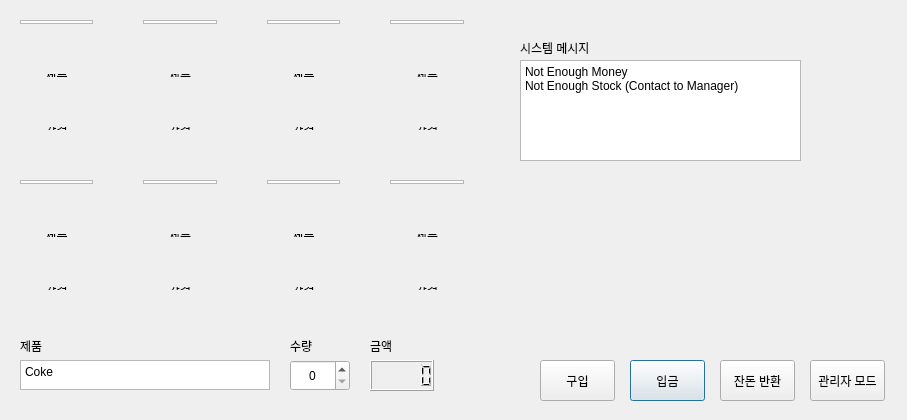
<?xml version="1.0" encoding="UTF-8"?>
<ui version="4.0">
 <class>Dialog</class>
 <widget class="QDialog" name="Dialog">
  <property name="geometry">
   <rect>
    <x>0</x>
    <y>0</y>
    <width>907</width>
    <height>420</height>
   </rect>
  </property>
  <property name="windowTitle">
   <string>Dialog</string>
  </property>
  <widget class="QWidget" name="gridLayoutWidget">
   <property name="geometry">
    <rect>
     <x>20</x>
     <y>20</y>
     <width>444</width>
     <height>270</height>
    </rect>
   </property>
   <layout class="QGridLayout" name="gridLayout">
    <property name="spacing">
     <number>50</number>
    </property>
    <item row="0" column="3">
     <layout class="QVBoxLayout" name="verticalLayout_2">
      <item>
       <widget class="QGraphicsView" name="graphicsView_2"/>
      </item>
      <item>
       <widget class="QLabel" name="label_3">
        <property name="text">
         <string>제품</string>
        </property>
        <property name="alignment">
         <set>Qt::AlignCenter</set>
        </property>
       </widget>
      </item>
      <item>
       <widget class="QLabel" name="label_4">
        <property name="text">
         <string>가격</string>
        </property>
        <property name="alignment">
         <set>Qt::AlignCenter</set>
        </property>
       </widget>
      </item>
     </layout>
    </item>
    <item row="0" column="1">
     <layout class="QVBoxLayout" name="verticalLayout_4">
      <item>
       <widget class="QGraphicsView" name="graphicsView_4"/>
      </item>
      <item>
       <widget class="QLabel" name="label_7">
        <property name="text">
         <string>제품</string>
        </property>
        <property name="alignment">
         <set>Qt::AlignCenter</set>
        </property>
       </widget>
      </item>
      <item>
       <widget class="QLabel" name="label_8">
        <property name="text">
         <string>가격</string>
        </property>
        <property name="alignment">
         <set>Qt::AlignCenter</set>
        </property>
       </widget>
      </item>
     </layout>
    </item>
    <item row="0" column="0">
     <layout class="QVBoxLayout" name="verticalLayout_5">
      <item>
       <widget class="QGraphicsView" name="graphicsView_5"/>
      </item>
      <item>
       <widget class="QLabel" name="label_9">
        <property name="text">
         <string>제품</string>
        </property>
        <property name="alignment">
         <set>Qt::AlignCenter</set>
        </property>
       </widget>
      </item>
      <item>
       <widget class="QLabel" name="label_10">
        <property name="text">
         <string>가격</string>
        </property>
        <property name="alignment">
         <set>Qt::AlignCenter</set>
        </property>
       </widget>
      </item>
     </layout>
    </item>
    <item row="0" column="2">
     <layout class="QVBoxLayout" name="verticalLayout_3">
      <item>
       <widget class="QGraphicsView" name="graphicsView_3"/>
      </item>
      <item>
       <widget class="QLabel" name="label_5">
        <property name="text">
         <string>제품</string>
        </property>
        <property name="alignment">
         <set>Qt::AlignCenter</set>
        </property>
       </widget>
      </item>
      <item>
       <widget class="QLabel" name="label_6">
        <property name="text">
         <string>가격</string>
        </property>
        <property name="alignment">
         <set>Qt::AlignCenter</set>
        </property>
       </widget>
      </item>
     </layout>
    </item>
    <item row="1" column="0">
     <layout class="QVBoxLayout" name="verticalLayout_6">
      <item>
       <widget class="QGraphicsView" name="graphicsView_6"/>
      </item>
      <item>
       <widget class="QLabel" name="label_11">
        <property name="text">
         <string>제품</string>
        </property>
        <property name="alignment">
         <set>Qt::AlignCenter</set>
        </property>
       </widget>
      </item>
      <item>
       <widget class="QLabel" name="label_12">
        <property name="text">
         <string>가격</string>
        </property>
        <property name="alignment">
         <set>Qt::AlignCenter</set>
        </property>
       </widget>
      </item>
     </layout>
    </item>
    <item row="1" column="1">
     <layout class="QVBoxLayout" name="verticalLayout_7">
      <item>
       <widget class="QGraphicsView" name="graphicsView_7"/>
      </item>
      <item>
       <widget class="QLabel" name="label_13">
        <property name="text">
         <string>제품</string>
        </property>
        <property name="alignment">
         <set>Qt::AlignCenter</set>
        </property>
       </widget>
      </item>
      <item>
       <widget class="QLabel" name="label_14">
        <property name="text">
         <string>가격</string>
        </property>
        <property name="alignment">
         <set>Qt::AlignCenter</set>
        </property>
       </widget>
      </item>
     </layout>
    </item>
    <item row="1" column="2">
     <layout class="QVBoxLayout" name="verticalLayout_8">
      <item>
       <widget class="QGraphicsView" name="graphicsView_8"/>
      </item>
      <item>
       <widget class="QLabel" name="label_15">
        <property name="text">
         <string>제품</string>
        </property>
        <property name="alignment">
         <set>Qt::AlignCenter</set>
        </property>
       </widget>
      </item>
      <item>
       <widget class="QLabel" name="label_16">
        <property name="text">
         <string>가격</string>
        </property>
        <property name="alignment">
         <set>Qt::AlignCenter</set>
        </property>
       </widget>
      </item>
     </layout>
    </item>
    <item row="1" column="3">
     <layout class="QVBoxLayout" name="verticalLayout_9">
      <item>
       <widget class="QGraphicsView" name="graphicsView_9"/>
      </item>
      <item>
       <widget class="QLabel" name="label_17">
        <property name="text">
         <string>제품</string>
        </property>
        <property name="alignment">
         <set>Qt::AlignCenter</set>
        </property>
       </widget>
      </item>
      <item>
       <widget class="QLabel" name="label_18">
        <property name="text">
         <string>가격</string>
        </property>
        <property name="alignment">
         <set>Qt::AlignCenter</set>
        </property>
       </widget>
      </item>
     </layout>
    </item>
   </layout>
  </widget>
  <widget class="QSpinBox" name="spinBox">
   <property name="geometry">
    <rect>
     <x>290</x>
     <y>360</y>
     <width>60</width>
     <height>31</height>
    </rect>
   </property>
   <property name="alignment">
    <set>Qt::AlignCenter</set>
   </property>
  </widget>
  <widget class="QLabel" name="label">
   <property name="geometry">
    <rect>
     <x>20</x>
     <y>340</y>
     <width>56</width>
     <height>12</height>
    </rect>
   </property>
   <property name="text">
    <string>제품</string>
   </property>
  </widget>
  <widget class="QTextBrowser" name="textBrowser">
   <property name="geometry">
    <rect>
     <x>20</x>
     <y>360</y>
     <width>250</width>
     <height>30</height>
    </rect>
   </property>
   <property name="html">
    <string>&lt;!DOCTYPE HTML PUBLIC &quot;-//W3C//DTD HTML 4.0//EN&quot; &quot;http://www.w3.org/TR/REC-html40/strict.dtd&quot;&gt;
&lt;html&gt;&lt;head&gt;&lt;meta name=&quot;qrichtext&quot; content=&quot;1&quot; /&gt;&lt;style type=&quot;text/css&quot;&gt;
p, li { white-space: pre-wrap; }
&lt;/style&gt;&lt;/head&gt;&lt;body style=&quot; font-family:'Gulim'; font-size:9pt; font-weight:400; font-style:normal;&quot;&gt;
&lt;p style=&quot; margin-top:0px; margin-bottom:0px; margin-left:0px; margin-right:0px; -qt-block-indent:0; text-indent:0px;&quot;&gt;Coke&lt;/p&gt;&lt;/body&gt;&lt;/html&gt;</string>
   </property>
  </widget>
  <widget class="QTextBrowser" name="textBrowser_2">
   <property name="geometry">
    <rect>
     <x>520</x>
     <y>60</y>
     <width>281</width>
     <height>101</height>
    </rect>
   </property>
   <property name="html">
    <string>&lt;!DOCTYPE HTML PUBLIC &quot;-//W3C//DTD HTML 4.0//EN&quot; &quot;http://www.w3.org/TR/REC-html40/strict.dtd&quot;&gt;
&lt;html&gt;&lt;head&gt;&lt;meta name=&quot;qrichtext&quot; content=&quot;1&quot; /&gt;&lt;style type=&quot;text/css&quot;&gt;
p, li { white-space: pre-wrap; }
&lt;/style&gt;&lt;/head&gt;&lt;body style=&quot; font-family:'Gulim'; font-size:9pt; font-weight:400; font-style:normal;&quot;&gt;
&lt;p style=&quot; margin-top:0px; margin-bottom:0px; margin-left:0px; margin-right:0px; -qt-block-indent:0; text-indent:0px;&quot;&gt;Not Enough Money&lt;/p&gt;
&lt;p style=&quot; margin-top:0px; margin-bottom:0px; margin-left:0px; margin-right:0px; -qt-block-indent:0; text-indent:0px;&quot;&gt;Not Enough Stock (Contact to Manager)&lt;/p&gt;&lt;/body&gt;&lt;/html&gt;</string>
   </property>
  </widget>
  <widget class="QLabel" name="label_2">
   <property name="geometry">
    <rect>
     <x>520</x>
     <y>40</y>
     <width>151</width>
     <height>16</height>
    </rect>
   </property>
   <property name="text">
    <string>시스템 메시지</string>
   </property>
  </widget>
  <widget class="QPushButton" name="pushButton">
   <property name="geometry">
    <rect>
     <x>630</x>
     <y>360</y>
     <width>75</width>
     <height>41</height>
    </rect>
   </property>
   <property name="text">
    <string>입금</string>
   </property>
  </widget>
  <widget class="QPushButton" name="pushButton_2">
   <property name="geometry">
    <rect>
     <x>720</x>
     <y>360</y>
     <width>75</width>
     <height>41</height>
    </rect>
   </property>
   <property name="text">
    <string>잔돈 반환</string>
   </property>
  </widget>
  <widget class="QPushButton" name="pushButton_3">
   <property name="geometry">
    <rect>
     <x>810</x>
     <y>360</y>
     <width>75</width>
     <height>41</height>
    </rect>
   </property>
   <property name="text">
    <string>관리자 모드</string>
   </property>
  </widget>
  <widget class="QLabel" name="label_19">
   <property name="geometry">
    <rect>
     <x>290</x>
     <y>340</y>
     <width>56</width>
     <height>12</height>
    </rect>
   </property>
   <property name="text">
    <string>수량</string>
   </property>
  </widget>
  <widget class="QLCDNumber" name="lcdNumber">
   <property name="geometry">
    <rect>
     <x>370</x>
     <y>360</y>
     <width>64</width>
     <height>31</height>
    </rect>
   </property>
  </widget>
  <widget class="QPushButton" name="pushButton_4">
   <property name="geometry">
    <rect>
     <x>540</x>
     <y>360</y>
     <width>75</width>
     <height>41</height>
    </rect>
   </property>
   <property name="text">
    <string>구입</string>
   </property>
  </widget>
  <widget class="QLabel" name="label_20">
   <property name="geometry">
    <rect>
     <x>370</x>
     <y>340</y>
     <width>56</width>
     <height>12</height>
    </rect>
   </property>
   <property name="text">
    <string>금액</string>
   </property>
  </widget>
 </widget>
 <resources/>
 <connections/>
</ui>
